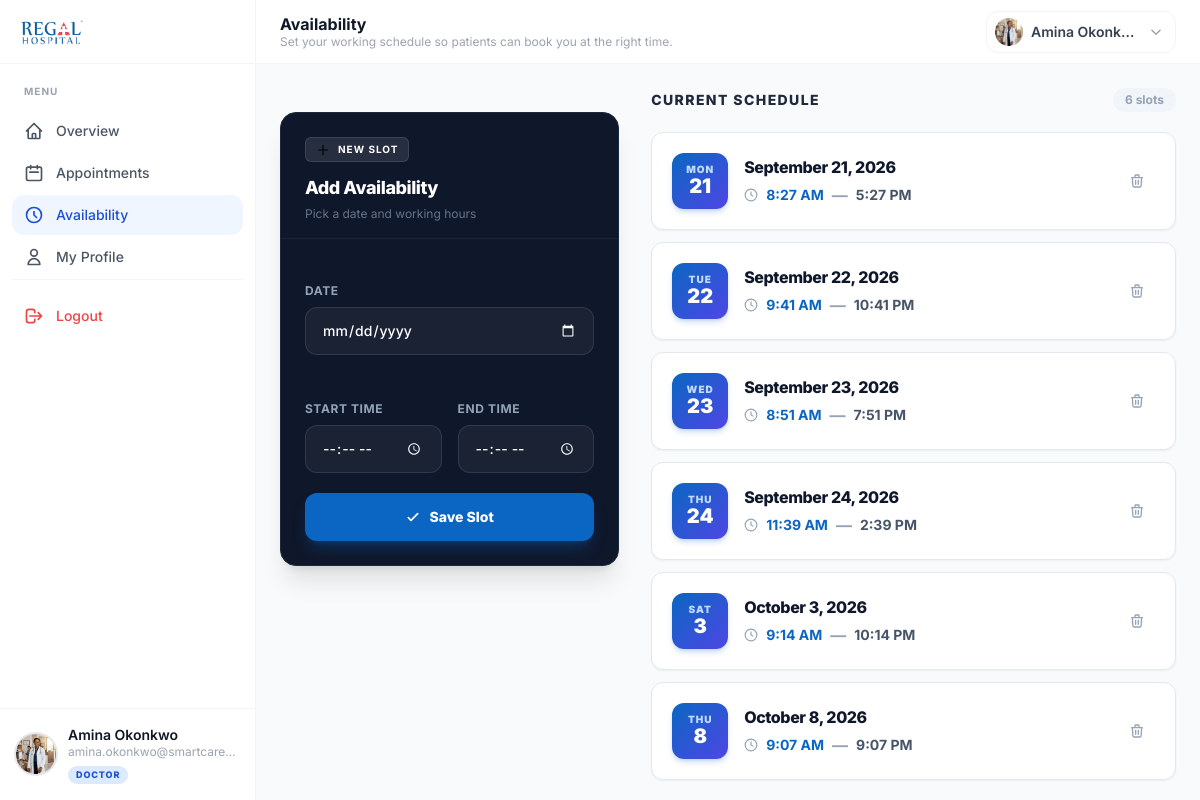
The page /doctor/availability/ (signed in) on the database its author committed.
### accounts/models.py (models this page shows, shortened)
class User(AbstractUser):
    is_patient = models.BooleanField(default=False)
    is_doctor = models.BooleanField(default=False)

### doctors/models.py (models this page shows, shortened)
class DoctorAvailability(models.Model):
    doctor = models.ForeignKey(Doctor, on_delete=models.CASCADE, related_name='availabilities')
    date = models.DateField()
    start_time = models.TimeField()
    end_time = models.TimeField()
    class Meta:
        unique_together = ('doctor', 'date')
        ordering = ['date']

### doctors/views.py (the view, shortened to what this page needs)
# urls.py: path('availability/', views.doctor_availability, name='doctor_availability'),
@login_required
def doctor_availability(request):
    if not request.user.is_doctor:
        return redirect('home')
    doctor = request.user.doctor_profile
    availabilities = doctor.availabilities.all()
    return render(request, 'doctors/availability.html', {
        'availabilities': availabilities,
        'user_profile_photo': _get_profile_photo(request.user),
    })

### templates/doctors/availability.html (shortened to what this page needs)
{% extends 'dashboard_base.html' %}
{% block dashboard_title %}Availability{% endblock %}
{% block dashboard_subtitle %}Set your working schedule so patients can book you at the right time.{% endblock %}
{% block dashboard_content %}
<div class="grid grid-cols-1 lg:grid-cols-5 gap-8">
    <div class="lg:col-span-2 animate-fade-in-up">
        <div class="bg-slate-900 rounded-2xl border border-slate-800 shadow-xl overflow-hidden sticky top-6">
            <div class="px-6 pt-6 pb-4 border-b border-white/5">
                <div class="inline-flex items-center gap-2 px-2.5 py-1 rounded-md bg-white/10 border border-white/10 mb-3">
                    <svg class="w-3.5 h-3.5 text-brand-400" fill="none" viewBox="0 0 24 24" stroke="currentColor" stroke-width="2"><path stroke-linecap="round" stroke-linejoin="round" d="M12 4v16m8-8H4"/></svg>
                    <span class="text-[10px] font-bold text-white uppercase tracking-widest">New Slot</span>
                </div>
                <h3 class="text-lg font-extrabold text-white tracking-tight">Add Availability</h3>
                <p class="text-slate-500 text-xs mt-1">Pick a date and working hours</p>
            </div>
            <form method="post" class="p-6 space-y-5">
                <div class="space-y-2">
                    <label class="block text-xs font-bold text-slate-400 uppercase tracking-wider">Date</label>
                    <div class="relative">
                        <input type="date" name="date" id="avail-date-input" required
                            style="color-scheme: dark;"
                            class="w-full px-4 py-3 bg-white/5 border border-white/10 rounded-xl text-sm font-medium text-white focus:outline-none focus:ring-2 focus:ring-brand-500 focus:border-transparent transition-all placeholder-slate-600">
                    </div>
                    <div id="avail-day-display" class="text-xs font-bold text-brand-400 tracking-wider min-h-[18px]"></div>
                </div>
                <div class="grid grid-cols-2 gap-4">
                    <div class="space-y-2">
                        <label class="block text-xs font-bold text-slate-400 uppercase tracking-wider">Start Time</label>
                        <input type="time" name="start_time" required
                            style="color-scheme: dark;"
                            class="w-full px-4 py-3 bg-white/5 border border-white/10 rounded-xl text-sm font-medium text-white focus:outline-none focus:ring-2 focus:ring-brand-500 focus:border-transparent transition-all">
                    </div>
                    <div class="space-y-2">
                        <label class="block text-xs font-bold text-slate-400 uppercase tracking-wider">End Time</label>
                        <input type="time" name="end_time" required
                            style="color-scheme: dark;"
                            class="w-full px-4 py-3 bg-white/5 border border-white/10 rounded-xl text-sm font-medium text-white focus:outline-none focus:ring-2 focus:ring-brand-500 focus:border-transparent transition-all">
                    </div>
                </div>
                <button type="submit"
                    class="w-full py-3.5 bg-brand-600 hover:bg-brand-700 text-white font-extrabold text-sm rounded-xl transition-all duration-200 shadow-lg shadow-brand-600/30 hover:shadow-brand-600/50 hover:-translate-y-0.5 active:scale-95 flex items-center justify-center gap-2">
                    <svg class="w-4 h-4" fill="none" viewBox="0 0 24 24" stroke="currentColor" stroke-width="2.5"><path stroke-linecap="round" stroke-linejoin="round" d="M5 13l4 4L19 7"/></svg>
                    Save Slot
                </button>
            </form>
        </div>
    </div>
    <div class="lg:col-span-3 animate-fade-in-up delay-100">
        <div class="flex items-center justify-between mb-5">
            <h3 class="font-extrabold text-slate-800 text-sm uppercase tracking-widest">Current Schedule</h3>
            <span class="text-xs font-bold text-slate-400 bg-slate-100 px-3 py-1 rounded-full">{{ availabilities|length }} slot{{ availabilities|length|pluralize }}</span>
        </div>
        <div class="space-y-3">
            {% for avail in availabilities %}
            <div class="group bg-white rounded-xl border border-slate-200 shadow-sm hover:shadow-md hover:border-brand-200 hover:-translate-y-0.5 transition-all duration-200 overflow-hidden"
                 style="animation: fadeInUp 0.4s ease forwards; animation-delay: {{ forloop.counter0 }}00ms; opacity: 0;">
                <div class="flex items-center gap-4 p-5">
                    <div class="flex-shrink-0 w-14 h-14 rounded-xl bg-gradient-to-br from-brand-600 to-indigo-600 flex flex-col items-center justify-center shadow-md shadow-brand-600/20">
                        <span class="text-[10px] font-black text-blue-200 uppercase tracking-widest leading-none">{{ avail.date|date:"D" }}</span>
                        <span class="text-xl font-black text-white leading-tight">{{ avail.date|date:"j" }}</span>
                    </div>
                    <div class="flex-1 min-w-0">
                        <p class="font-extrabold text-slate-900 tracking-tight">{{ avail.date|date:"F j, Y" }}</p>
                        <div class="flex items-center gap-2 mt-1">
                            <svg class="w-3.5 h-3.5 text-slate-400 flex-shrink-0" fill="none" viewBox="0 0 24 24" stroke="currentColor" stroke-width="2"><circle cx="12" cy="12" r="10"/><polyline points="12 6 12 12 16 14"/></svg>
                            <span class="text-sm font-bold text-brand-600">{{ avail.start_time|time:"g:i A" }}</span>
                            <span class="text-slate-400 font-bold">—</span>
                            <span class="text-sm font-bold text-slate-600">{{ avail.end_time|time:"g:i A" }}</span>
                        </div>
                    </div>
                    <form method="post" class="flex-shrink-0">
                        <button type="submit"
                            class="w-9 h-9 rounded-lg flex items-center justify-center text-slate-400 hover:text-red-600 hover:bg-red-50 border border-transparent hover:border-red-200 transition-all active:scale-90"
                            title="Delete slot">
                            <svg class="w-4 h-4" fill="none" viewBox="0 0 24 24" stroke="currentColor" stroke-width="2"><path stroke-linecap="round" stroke-linejoin="round" d="M19 7l-.867 12.142A2 2 0 0116.138 21H7.862a2 2 0 01-1.995-1.858L5 7m5 4v6m4-6v6m1-10V4a1 1 0 00-1-1h-4a1 1 0 00-1 1v3M4 7h16"/></svg>
                        </button>
                    </form>
                </div>
            </div>
            {% endfor %}
        </div>
    </div>
</div>
{% endblock %}

### templates/dashboard_base.html (shortened to what this page needs)
{% load static %}
<!DOCTYPE html>
<html lang="en">
<head>
    <script src="https://cdn.tailwindcss.com"></script>
    <link rel="stylesheet" type="text/css" href="https://cdn.jsdelivr.net/npm/toastify-js/src/toastify.min.css">
</head>
<body class="bg-gray-50 antialiased">
<div class="flex h-screen overflow-hidden">
    <aside id="sidebar"
           class="fixed inset-y-0 left-0 z-40 w-64 bg-white border-r border-gray-100 flex flex-col
                  transform -translate-x-full lg:translate-x-0 lg:static lg:inset-auto
                  transition-transform duration-300 ease-in-out shadow-sm lg:shadow-none">
        <div class="h-16 flex items-center px-5 border-b border-gray-100 flex-shrink-0">
            <a href="{% url 'home' %}" class="flex items-center gap-2.5">
                <img src="{% static 'images/regal_logo.png' %}" alt="Regal Logo" class="h-16 w-auto drop-shadow-sm">
            </a>
        </div>
        <nav class="flex-1 px-3 py-5 space-y-0.5 overflow-y-auto">
            <p class="px-3 mb-3 text-[10px] font-bold text-gray-400 uppercase tracking-widest">Menu</p>
            {% if request.user.is_doctor %}
                {% url 'doctor_dashboard' as doctor_dashboard_url %}
                <a href="{{ doctor_dashboard_url }}" class="flex items-center gap-3 px-3 py-2.5 text-sm font-medium rounded-xl transition-all duration-200 {% if request.path == doctor_dashboard_url %}bg-brand-50 text-brand-700{% else %}text-gray-600 hover:bg-gray-50 hover:text-gray-900{% endif %}">
                    <svg class="w-5 h-5 flex-shrink-0" fill="none" viewBox="0 0 24 24" stroke="currentColor" stroke-width="2"><path stroke-linecap="round" stroke-linejoin="round" d="M3 12l2-2m0 0l7-7 7 7M5 10v10a1 1 0 001 1h3m10-11l2 2m-2-2v10a1 1 0 01-1 1h-3m-6 0a1 1 0 001-1v-4a1 1 0 011-1h2a1 1 0 011 1v4a1 1 0 001 1m-6 0h6"/></svg>
                    Overview
                </a>
                {% url 'doctor_appointments' as doc_appts_url %}
                <a href="{{ doc_appts_url }}" class="flex items-center gap-3 px-3 py-2.5 text-sm font-medium rounded-xl transition-all duration-200 {% if request.path == doc_appts_url %}bg-brand-50 text-brand-700{% else %}text-gray-600 hover:bg-gray-50 hover:text-gray-900{% endif %}">
                    <svg class="w-5 h-5 flex-shrink-0" fill="none" viewBox="0 0 24 24" stroke="currentColor" stroke-width="2"><path stroke-linecap="round" stroke-linejoin="round" d="M8 7V3m8 4V3m-9 8h10M5 21h14a2 2 0 002-2V7a2 2 0 00-2-2H5a2 2 0 00-2 2v12a2 2 0 002 2z"/></svg>
                    Appointments
                </a>
                {% url 'doctor_availability' as doc_avail_url %}
                <a href="{{ doc_avail_url }}" class="flex items-center gap-3 px-3 py-2.5 text-sm font-medium rounded-xl transition-all duration-200 {% if request.path == doc_avail_url %}bg-brand-50 text-brand-700{% else %}text-gray-600 hover:bg-gray-50 hover:text-gray-900{% endif %}">
                    <svg class="w-5 h-5 flex-shrink-0" fill="none" viewBox="0 0 24 24" stroke="currentColor" stroke-width="2"><path stroke-linecap="round" stroke-linejoin="round" d="M12 8v4l3 3m6-3a9 9 0 11-18 0 9 9 0 0118 0z"/></svg>
                    Availability
                </a>
                {% url 'doctor_profile_view' as doc_profile_url %}
                <a href="{{ doc_profile_url }}" class="flex items-center gap-3 px-3 py-2.5 text-sm font-medium rounded-xl transition-all duration-200 {% if request.path == doc_profile_url %}bg-brand-50 text-brand-700{% else %}text-gray-600 hover:bg-gray-50 hover:text-gray-900{% endif %}">
                    <svg class="w-5 h-5 flex-shrink-0" fill="none" viewBox="0 0 24 24" stroke="currentColor" stroke-width="2"><path stroke-linecap="round" stroke-linejoin="round" d="M16 7a4 4 0 11-8 0 4 4 0 018 0zM12 14a7 7 0 00-7 7h14a7 7 0 00-7-7z"/></svg>
                    My Profile
                </a>
            {% endif %}
                <div class="mt-8 border-t border-gray-100 pt-4">
                    <form method="post" action="{% url 'logout' %}">
                        <button type="submit" class="w-full flex items-center gap-3 px-3 py-2.5 text-sm font-medium rounded-xl transition-colors text-red-500 hover:bg-red-50">
                            <svg class="w-5 h-5 flex-shrink-0" fill="none" viewBox="0 0 24 24" stroke="currentColor" stroke-width="2"><path stroke-linecap="round" stroke-linejoin="round" d="M17 16l4-4m0 0l-4-4m4 4H7m6 4v1a3 3 0 01-3 3H6a3 3 0 01-3-3V7a3 3 0 013-3h4a3 3 0 013 3v1"/></svg>
                            Logout
                        </button>
                    </form>
                </div>
        </nav>
        <div class="border-t border-gray-100 p-4 flex-shrink-0">
            <div class="flex items-center gap-3">
                <div class="w-10 h-10 rounded-full overflow-hidden flex-shrink-0 bg-gray-100 flex items-center justify-center ring-2 ring-gray-200">
                    {% if user_profile_photo %}
                        <img src="{{ user_profile_photo }}" alt="Profile" class="w-full h-full object-cover">
                    {% else %}
                        <svg class="w-6 h-6 text-gray-400" viewBox="0 0 24 24" fill="currentColor">
                            <path d="M12 12c2.7 0 4.8-2.1 4.8-4.8S14.7 2.4 12 2.4 7.2 4.5 7.2 7.2 9.3 12 12 12zm0 2.4c-3.2 0-9.6 1.6-9.6 4.8v2.4h19.2v-2.4c0-3.2-6.4-4.8-9.6-4.8z"/>
                        </svg>
                    {% endif %}
                </div>
                <div class="min-w-0 flex-1">
                    <p class="font-semibold text-gray-900 text-sm truncate leading-snug">{{ request.user.get_full_name|default:request.user.username }}</p>
                    <p class="text-xs text-gray-400 truncate">{{ request.user.email }}</p>
                    {% if request.user.is_doctor %}
                        <span class="inline-block mt-1 text-[9px] font-extrabold uppercase tracking-widest bg-brand-100 text-brand-700 px-2 py-0.5 rounded-full">Doctor</span>
                    {% elif request.user.is_patient %}
                        <span class="inline-block mt-1 text-[9px] font-extrabold uppercase tracking-widest bg-green-100 text-green-700 px-2 py-0.5 rounded-full">Patient</span>
                    {% endif %}
                </div>
            </div>
        </div>
    </aside>
    <div class="flex-1 flex flex-col min-w-0 overflow-hidden">
        <header class="h-16 bg-white border-b border-gray-100 px-4 sm:px-6 flex items-center gap-3 flex-shrink-0 z-20">
            <div class="flex-1 min-w-0">
                <p class="text-base font-bold text-gray-900 truncate leading-tight">{% block dashboard_title %}Dashboard{% endblock %}</p>
                <p class="text-xs text-gray-400 hidden sm:block truncate">{% block dashboard_subtitle %}{% endblock %}</p>
            </div>
            <div class="flex items-center gap-2 flex-shrink-0">
                <div class="relative" id="profile-dd-wrap">
                    <button onclick="toggleDD()"
                            class="flex items-center gap-2 pl-2 pr-3 py-1.5 rounded-xl hover:bg-gray-50 border border-gray-100 transition-colors">
                        <div class="w-7 h-7 rounded-full overflow-hidden flex-shrink-0 bg-gray-100 flex items-center justify-center">
                            {% if user_profile_photo %}
                                <img src="{{ user_profile_photo }}" alt="Me" class="w-full h-full object-cover">
                            {% else %}
                                <svg class="w-4 h-4 text-gray-400" viewBox="0 0 24 24" fill="currentColor">
                                    <path d="M12 12c2.7 0 4.8-2.1 4.8-4.8S14.7 2.4 12 2.4 7.2 4.5 7.2 7.2 9.3 12 12 12zm0 2.4c-3.2 0-9.6 1.6-9.6 4.8v2.4h19.2v-2.4c0-3.2-6.4-4.8-9.6-4.8z"/>
                                </svg>
                            {% endif %}
                        </div>
                        <span class="hidden sm:block text-sm font-semibold text-gray-700 max-w-[110px] truncate">
                            {{ request.user.get_full_name|default:request.user.username }}
                        </span>
                        <svg class="w-3.5 h-3.5 text-gray-400 flex-shrink-0" fill="none" viewBox="0 0 24 24" stroke="currentColor" stroke-width="2.5">
                            <path stroke-linecap="round" stroke-linejoin="round" d="M19 9l-7 7-7-7"/>
                        </svg>
                    </button>
                </div>
            </div>
        </header>
        <div class="flex-1 overflow-y-auto px-4 sm:px-6 py-6">
            {% block dashboard_content %}{% endblock %}
        </div>
    </div>
</div>
<link rel="stylesheet" href="https://cdn.jsdelivr.net/npm/toastify-js/src/toastify.min.css">
</body>
</html>

### rows shown on the page
User: user.get_full_name "Amina Okonkwo", user.email "amina.okonkwo@smartcare…"
DoctorAvailability: date "MON", date "21", date "September 21, 2026", start_time "8:27 AM", end_time "5:27 PM"
DoctorAvailability: date "TUE", date "22", date "September 22, 2026", start_time "9:41 AM", end_time "10:41 PM"
DoctorAvailability: date "WED", date "23", date "September 23, 2026", start_time "8:51 AM", end_time "7:51 PM"
DoctorAvailability: date "THU", date "24", date "September 24, 2026", start_time "11:39 AM", end_time "2:39 PM"
DoctorAvailability: date "SAT", date "3", date "October 3, 2026", start_time "9:14 AM", end_time "10:14 PM"
DoctorAvailability: date "THU", date "8", date "October 8, 2026", start_time "9:07 AM", end_time "9:07 PM"

### other values the page prints
{{ availabilities|length }} "6"
